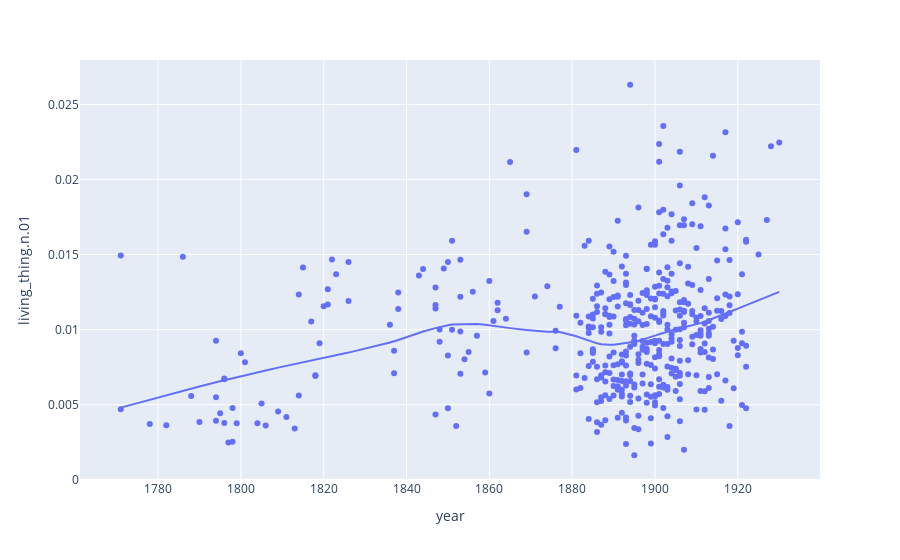

The code cell stored with this chart in its notebook:
### Code cell
px.scatter(df, x='year', y='living_thing.n.01', trendline='lowess')

### Figure 1 — Plotly figure (JSON) as saved in the notebook; plotly's stock layout.template omitted (floating-point values rounded to 4 significant figures; data arrays with more than 128 entries replaced by an {"elided": "..."} marker saying what was removed)
{"data": [{"hovertemplate": "year=%{x}<br>living_thing.n.01=%{y}<extra></extra>", "legendgroup": "", "marker": {"color": "#636efa", "symbol": "circle"}, "mode": "markers", "name": "", "orientation": "v", "showlegend": false, "type": "scatter", "x": {"elided": "437 int values"}, "xaxis": "x", "y": {"elided": "437 float values"}, "yaxis": "y"}, {"hovertemplate": "<b>LOWESS trendline</b><br><br>year=%{x}<br>living_thing.n.01=%{y} <b>(trend)</b><extra></extra>", "legendgroup": "", "marker": {"color": "#636efa", "symbol": "circle"}, "mode": "lines", "name": "", "showlegend": false, "type": "scatter", "x": {"elided": "437 int values"}, "xaxis": "x", "y": {"elided": "437 float values"}, "yaxis": "y"}], "layout": {"autosize": true, "legend": {"tracegroupgap": 0}, "margin": {"t": 60}, "xaxis": {"anchor": "y", "autorange": true, "domain": [0, 1], "range": [1761.0, 1940.0], "title": {"text": "year"}, "type": "linear"}, "yaxis": {"anchor": "x", "autorange": true, "domain": [0, 1], "range": [-0.0002768, 0.02822], "title": {"text": "living_thing.n.01"}, "type": "linear"}}}
